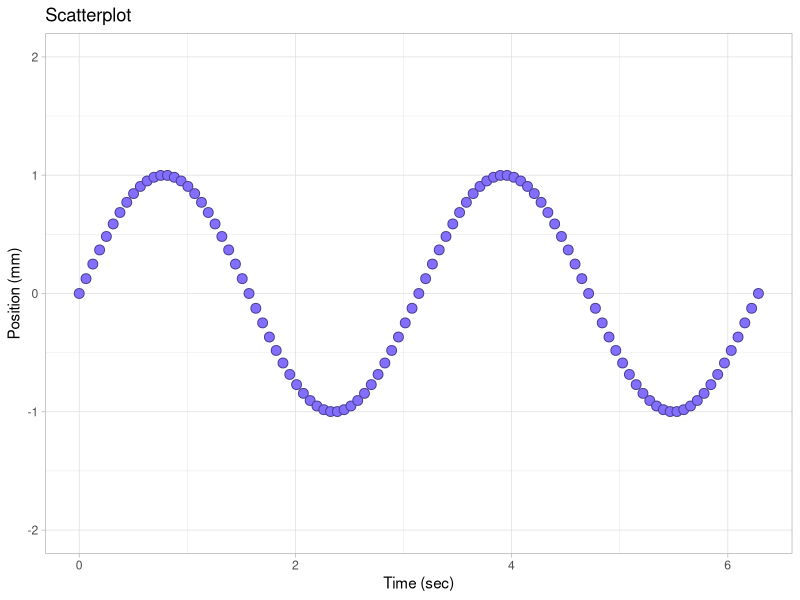
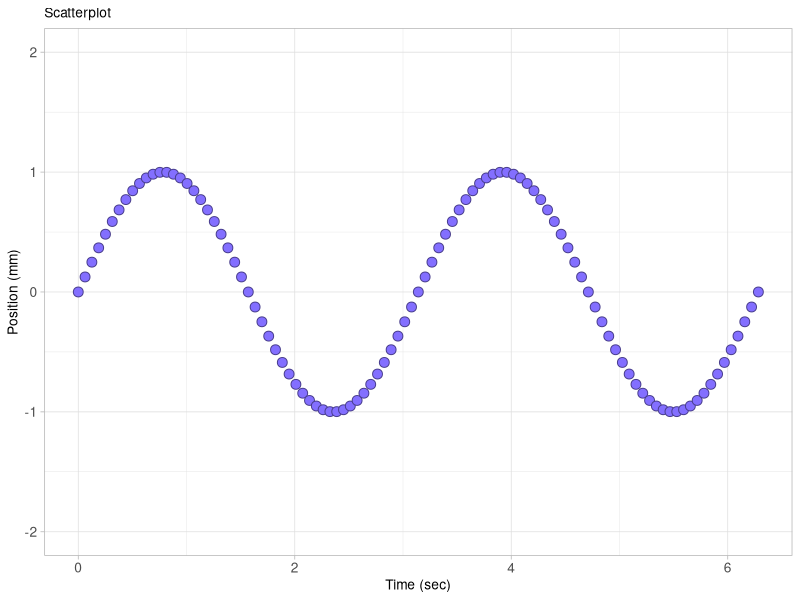

These figures' R source, in order:
## ---- chunk 1
library(knitr)
opts_knit$set(root.dir = "../")
opts_chunk$set(echo = TRUE, messages = FALSE, collapse = TRUE)
## ---- chunk 2
library(ggplot2)

time_sec  <- seq(0, 2*pi, by = pi/50) # sec
freq      <- 2                        # r/s
displ_mm  <- sin(freq * time_sec)     # mm
vibr_data <- data.frame(time_sec, displ_mm)

f1 <- ggplot(data = vibr_data, aes(x = time_sec, y = displ_mm)) +
	geom_point(shape = 21
		, color = "slateblue4"
		, fill  = "slateblue1"
		, size  = 3
		) +
	xlab("Time (sec)") + 
	ylab("Position (mm)") +
	ggtitle("Scatterplot") +
	scale_y_continuous(limits = c(-2, 2), breaks = seq(-2, 2, 1))
## ---- chunk 3
f1 <- f1 +
	theme_light()

print(f1)
## ---- chunk 4
f1 <- f1 + 
	theme(plot.title = element_text(size = rel(0.9), face = "plain")  
		, axis.title = element_text(size = rel(0.9), face = "plain") 
		, axis.text = element_text(size = rel(0.9), face = "plain")
		)

print(f1)
